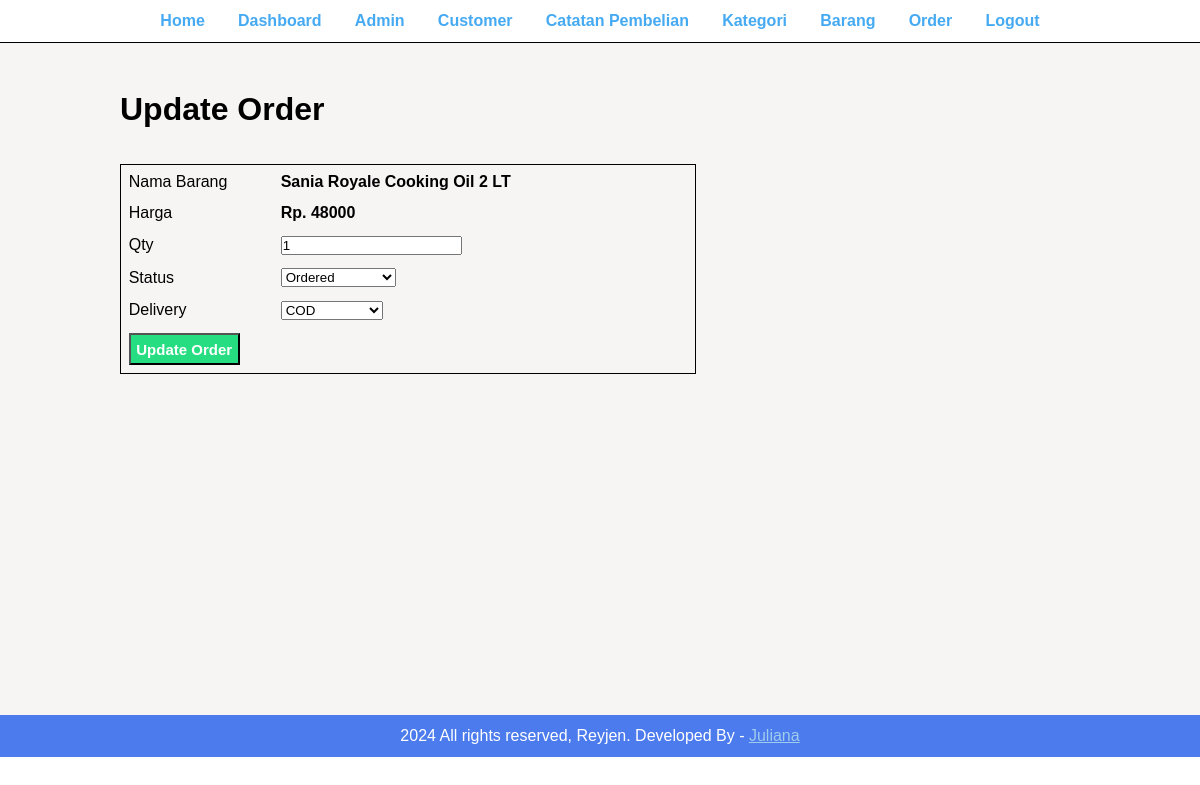
The page /Program/admin/update-order.php?id=40 (signed in) on the database its author committed.
### tables this page shows
CREATE TABLE `tbl_detail_order` (
  `id` int(10) UNSIGNED NOT NULL,
  `item` varchar(150) NOT NULL,
  `price` decimal(10,0) NOT NULL,
  `qty` int(11) NOT NULL,
  `total` decimal(10,0) NOT NULL,
  `delivery` varchar(10) NOT NULL,
  `order_date` datetime NOT NULL,
  `status` varchar(50) NOT NULL,
  `id_customer` int(10) NOT NULL
);

### Program/admin/update-order.php (the view, shortened to what this page needs)
<?php include('partial/menu.php') ?>
<div class="main-content">
    <div class="wrapper">
        <h1>Update Order</h1>
        <br><br>
        <?php
            if(isset($_GET['id'])){
                $id = $_GET['id'];
                $sql = "SELECT * FROM tbl_detail_order where id=$id";
                $res = mysqli_query($conn, $sql);
                $count = mysqli_num_rows($res);
                if($count==1){
                    $row=mysqli_fetch_assoc($res);
                    $item = $row['item'];
                    $price = $row['price'];
                    $qty = $row['qty'];
                    $status = $row['status'];
                    $delivery = $row['delivery'];
                }
                else{
                    header('location:'.SITEURL.'admin/manage-order.php');
                }
            }
            else{
                header('location:'.SITEURL.'admin/manage-order.php');
            }
        ?>
        <form action="" method="POST">
            <table class="tbl-order" style="width:60%">
                <tr>
                    <td width="150px">Nama Barang</td>
                    <td><b><?php echo $item ?></b></td>
                </tr>
                <tr>
                    <td>Harga</td>
                    <td><b>Rp. <?php echo $price ?></b></td>
                </tr>
                <tr>
                    <td>Qty</td>
                    <td>
                        <input type="number" name="qty" value="<?php echo $qty ?>">
                    </td>
                </tr>
                <tr>
                    <td>Status</td>
                    <td>
                        <select name="status">
                            <option <?php if($status=="Ordered"){echo "selected";} ?> value="Ordered">Ordered</option>
                        </select>
                    </td>
                </tr>
                <tr>
                    <td>Delivery</td>
                    <td>
                        <select name="delivery">
                            <option <?php if($delivery=="COD"){echo "selected";} ?> value="COD">COD</option>
                        </select>
                    </td>
                </tr>
                <tr>
                    <td colspan="2">
                        <input type="submit" name="submit" value="Update Order" class="btn-secondary">
                    </td>
                </tr>
            </table>
        </form>
    </div>
</div>
<?php include('partial/footer.php') ?>

### Program/css/admin.css (style rules this page uses)
* { margin: 0 0; padding: 0 0; font-family: Arial, Helvetica, sans-serif; }
.wrapper { padding:1%; width:80%; margin:0 auto; }
.tbl-order { border:1px solid black; }
table tr td { padding : 1%; }
.btn-secondary { background-color: #26de81; padding:1%; color:white; text-decoration:none; font-weight: bold; font-size:15px; }
.main-content { background-color: #f7f4f4; padding:3% 0; height: auto; min-height: 75% }

### rows shown on the page
tbl_detail_order: item "Sania Royale Cooking Oil 2 LT", price "48000", qty "1", status "Ordered", delivery "COD"
